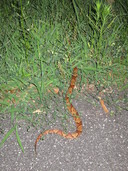
#> input picture 8a95c26e1bab11eb/dataset/tfData2/train/agkistrodon-contortrix/6bd6357818.jpg, 128 x 171 px; its folder holds only this picture in this run
$ jupyter execute 'Dataset Analysis.ipynb'
#> lines starting #> are read from the running program, lines starting #| are printed output that depends on the picture
[cell 1]
# import
import os
from pathlib import Path
import glob
from collections import Counter
from PIL import Image
import matplotlib.pyplot as plt
import numpy as np
import random
import shutil

[cell 2]
classNames = []
img_size = []
for imgName in glob.glob("./8a95c26e1bab11eb/dataset/tfData2/train/**/*.jpg"):
    classNames.append(imgName.split("/")[-2])
    img_size.append(np.asarray(Image.open(imgName)).shape[0:2])
#> pass 2 of the loop `for imgName in glob.glob("./8a95c26e1bab11eb/dataset/tfData2/train/**/..`:
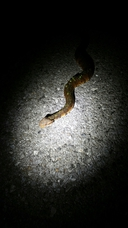
#> input picture 8a95c26e1bab11eb/dataset/tfData2/train/agkistrodon-piscivorus/c6c8ada78a.jpg, 128 x 228 px
#> pass 3 of the loop `for imgName in glob.glob("./8a95c26e1bab11eb/dataset/tfData2/train/**/..`:
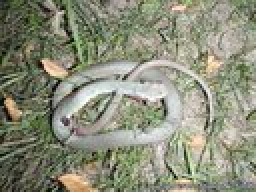
#> input picture 8a95c26e1bab11eb/dataset/tfData2/train/coluber-constrictor/22ef510ccf.jpg, 128 x 96 px (shown 2 times larger)

# print(img_size)
print(Counter(classNames))

[cell 3]
fig = plt.figure()

ax = fig.add_axes([0,0,1,1])

className = []
qnty = []

plt.xticks(rotation=90)

for item,key in Counter(classNames).items():
    className.append(item)
    qnty.append(key)

ax.bar(className,qnty)
ax.plot([110]*35)

# plt.show()
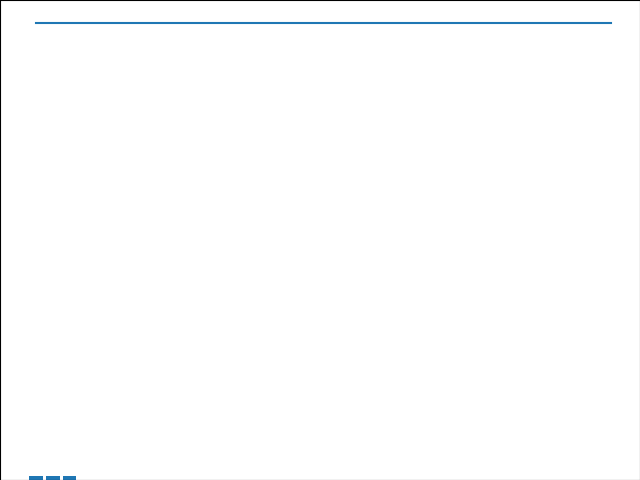
#> figure drawn by matplotlib, 1 panel

[cell 4]
# find average image size
avg_x = 0
avg_y = 0

for x,y in img_size:
    avg_x += x
    avg_y += y
#> this loop made 3 passes
#> (x, avg_x, avg_y) on passes 1 to 3: (171, 171, 128), (228, 399, 256), (96, 495, 384)
#> after the loop, avg_x = 495; avg_y = 384

print(avg_x/len(img_size))
#| 165.0
print(avg_y/len(img_size))
#| 128.0

[cell 5]
# find average no of sample
sum(qnty)/len(qnty)

[cell 6]
fig = plt.figure()
# Create an axes instance
ax = fig.add_axes([0,0,1,1])
# Create the boxplot
bp = ax.boxplot(qnty)
plt.show()

[cell 7]
print(min(qnty))

[cell 8]
np.quantile(qnty,0.5)

[cell 9]
np.quantile(qnty,0.25)

[cell 10]
np.quantile(qnty,0.75)

[cell 11]
max(qnty)

#  so 110 image for every category will be the best option

[cell 12]
fig = plt.figure()

ax = fig.add_axes([0,0,1,1])

plt.xticks(rotation=90)

ax.bar(className,qnty)
# plt.show()
ax.plot([110]*35)

[cell 13]
# making all class directoy
srcRoot= "./8a95c26e1bab11eb/dataset/tfData3/train/"

for folderName in os.listdir("./8a95c26e1bab11eb/dataset/tfData2/train/"):
    if not os.path.exists(srcRoot + "/"+ folderName):
        os.mkdir(srcRoot + "/"+ folderName)
#> pass 2 of the loop `for folderName in os.listdir("./8a95c26e1bab11eb/dataset/tfData2/train..`:
#> pass 3 of the loop `for folderName in os.listdir("./8a95c26e1bab11eb/dataset/tfData2/train..`:

[cell 14]
# list of transform function
flipLR = lambda im: im.transpose(Image.FLIP_LEFT_RIGHT)
flipTB = lambda im:im.transpose(Image.FLIP_TOP_BOTTOM)
r90 = lambda im:im.transpose(Image.ROTATE_90)
r180 = lambda im:im.transpose(Image.ROTATE_180)
r270 = lambda im:im.transpose(Image.ROTATE_270)
transformFn = [flipLR,flipTB,r90,r180,r270]

[cell 15]
# /home/saurav/Documents/hackerearth/Identify the snake breed/8a95c26e1bab11eb/dataset/tfData_processed/train

No_IMG_AVG = 400

srcRoot= "./8a95c26e1bab11eb/dataset/tfData2/train/"
distRoot= "./8a95c26e1bab11eb/dataset/tfData3/train/"

for folderName in os.listdir(srcRoot):
    temp = []
    for imgName in glob.glob(srcRoot+ folderName + "/*.jpg"):
        temp.append(imgName)

    assert len(temp)!=0

    if len(temp) > No_IMG_AVG:
        """undersampling image randomly"""
        randImgIdx = random.sample(range(len(temp)), No_IMG_AVG)

        for idx in randImgIdx:
            srcPath = Path(temp[idx])
            distPath = Path(temp[idx].replace("tfData2","tfData3"))
            if srcPath.exists and not distPath.exists():
                #srcPath.replace(distPath)
                shutil.copy(str(srcPath), str(distPath))

    else:
        """oversampling image randomly"""
        img_need = No_IMG_AVG - len(temp)

        # All transormation: rotate, mirror, zoom, randomcrop,
        for idx in range(img_need):

            transform = transformFn[np.random.randint(0,5)]

            rndImgPath = temp[np.random.randint(0,len(temp))]

            img = Image.open(rndImgPath)
#> img is the input picture: PIL image 128x171 RGB; mean R, G, B 122.1, 132.3, 102.3

            t_img = transform(img)
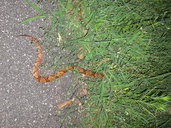
#> t_img: PIL image 171x128 RGB; mean R, G, B 122.1, 132.3, 102.3

            distPath = Path(rndImgPath.replace("tfData2","tfData3"))

            t_img.save(str(distPath.parent) + "/"+ str(distPath.stem) + "_%d.jpg"%(np.random.randint(0,100)),"JPEG")

        # move the remaining image
        for rpath in temp:
            srcPath = Path(rpath)
            distPath = Path(rpath.replace("tfData2","tfData3"))
            if srcPath.exists and not distPath.exists():
                #srcPath.replace(distPath)
                shutil.copy(str(srcPath), str(distPath))
#> this loop made 1 pass
#> pass 2 of the loop `for folderName in os.listdir(srcRoot):`:
#> img is the input picture: PIL image 128x228 RGB; mean R, G, B 42.5, 43, 39.4
#> `t_img = transform(img)`:
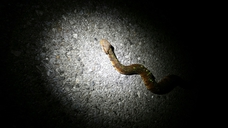
#> t_img: PIL image 228x128 RGB; mean R, G, B 42.5, 43, 39.4
#> the loop `for rpath in temp:` made 1 pass
#> pass 3 of the loop `for folderName in os.listdir(srcRoot):`:
#> img is the input picture: PIL image 128x96 RGB; mean R, G, B 139.1, 141.6, 121.6
#> `t_img = transform(img)`:
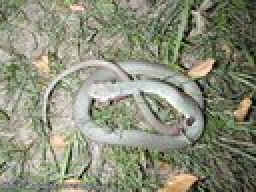
#> t_img: PIL image 128x96 RGB (shown 2 times larger); mean R, G, B 139.1, 141.6, 121.6

[cell 16]
img_path ="./8a95c26e1bab11eb/dataset/tfData/train/crotalus-scutulatus/c94fd43963.jpg"
Image.open(img_path).rotate(np.random.randint(-90,+90))
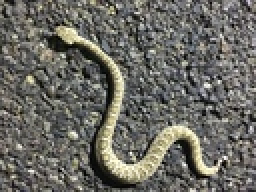
#> input picture 8a95c26e1bab11eb/dataset/classifiedDataset400/train/crotalus-scutulatus/c94fd43963.jpg, 128 x 96 px, found by its file name (shown 2 times larger)
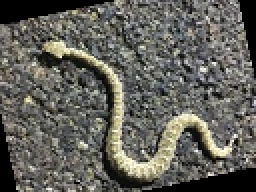
#> Out: PIL image 128x96 RGB (shown 2 times larger); mean R, G, B 97.5, 96.8, 90.3

[cell 17]
Image.open(img_path).rotate(-180)
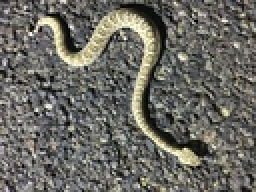
#> Out: PIL image 128x96 RGB (shown 2 times larger); mean R, G, B 106.5, 105.6, 98.8

[cell 18]
Image.open(img_path).rotate(-180).save("myimg.jpg","JPEG")

[cell 19]
for folderName in os.listdir(srcRoot):
    print(folderName)
#> pass 2 of the loop `for folderName in os.listdir(srcRoot):`:
#> pass 3 of the loop `for folderName in os.listdir(srcRoot):`:

[cell 20]
img_path ="./8a95c26e1bab11eb/dataset/tfData/train/crotalus-scutulatus/c94fd43963.jpg"
Image.open(img_path).rotate(np.random.randint(-90,+90))
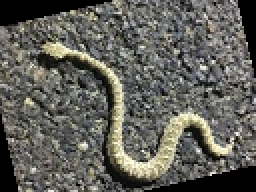
#> Out: PIL image 128x96 RGB (shown 2 times larger); mean R, G, B 96.8, 96.1, 89.6

# New Data Dsitribution

[cell 21]
classNames = []
img_size = []
for imgName in glob.glob("./8a95c26e1bab11eb/dataset/tfData3/train/**/*.jpg"):
    classNames.append(imgName.split("/")[-2])
    img_size.append(np.asarray(Image.open(imgName)).shape[0:2])


fig = plt.figure()

ax = fig.add_axes([0,0,1,1])

className = []
qnty = []

plt.xticks(rotation=90)

for item,key in Counter(classNames).items():
    className.append(item)
    qnty.append(key)

ax.bar(className,qnty)
ax.plot([110]*35)

# plt.show()
